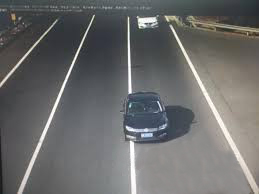
#> input picture good3.jpg, 259 x 194 px, found by its file name
$ python detect_lane.py   (older library calls are emulated)
#> lines starting #> are read from the running program, lines starting #| are printed output that depends on the picture; after the words box and inside, x2 and y2 are one past the last pixel; in counts of white or black regions, pixels touching at a corner belong together
### push_lane_detection/config.py
"""
Yolov2 anchors and coco classes
"""

"""
anchors = [[0.738768, 0.874946],
           [2.42204, 2.65704],
           [4.30971, 7.04493],
           [10.246, 4.59428],
           [12.6868, 11.8741]]
"""
anchors = [[0.57273, 0.677385],
           [1.87446, 2.06253],
           [3.33843, 5.47434],
           [7.88282, 3.52778],
           [9.77052, 9.16828]]

def read_coco_labels():
    f = open("/home/zdq/PycharmProjects/YOLOv2/data/coco_classes.txt")
    class_names = []
    for l in f.readlines():
        class_names.append(l[:-1])
    return class_names

class_names = read_coco_labels()
#> (reads push_lane_detection/data/coco_classes.txt from the repository)

### push_lane_detection/utils.py
"""
Help functions for YOLOv2,功能函数，包含：预处理输入图片，筛选边界框NMS，绘制筛选后的边界框
"""
import random
import colorsys

import cv2
import numpy as np
global Xleft, Xright, YBottom,Yleft
global box
global bboxes
#Xleft,Xright,YBottom = 0

############## preprocess image ##################

#图像前期处理
def preprocess_image(image, image_size=(416, 416)):
    """Preprocess a image to inference"""
    # 赋值原图像
    image_cp = np.copy(image).astype(np.float32)
    # resize the image
    image_rgb = cv2.cvtColor(image_cp, cv2.COLOR_BGR2RGB)
    image_resized = cv2.resize(image_rgb, image_size)
    # normalize归一化
    image_normalized = image_resized.astype(np.float32) / 255.0
    # expand the batch_size dim，增加一个维度在第零维——batchsize
    image_expanded = np.expand_dims(image_normalized, axis=0)
    return image_expanded

# 筛选解码后的回归边界框——NMS(post process后期处理)
# [157 lines left out: functions postprocess, draw_detection, bboxes_clip, bboxes_sort, bboxes_iou, bboxes_nms, not called in this run]

### detect_lane.py
import cv2
import numpy as np
import tensorflow as tf
import cv2
from PIL import Image
import utils
from model import darknet
from detect_ops import decode
from utils import preprocess_image, postprocess, draw_detection
from config import anchors, class_names
# from utils import

global box
global Xright,Xleft,YBottom

kernel_size = 3

rho = 2
theta = np.pi/180
threshold = 119
min_line_length = 167
max_line_gap = 130

m = 1/18

image = cv2.imread('/home/zdq/PycharmProjects/YOLOv2/good3.jpg')
#> image is the input picture: shape (194, 259, 3); mean B, G, R 107.4, 107.7, 107.4
# cv2.imshow('image',image)


def grayscale(img):
    return cv2.cvtColor(image,cv2.COLOR_BGR2GRAY)
gray = grayscale(image)
# cv2.imshow("gray",gray)

def Gaussion_blur(gray,kernel_size):
    return cv2.GaussianBlur(gray,(kernel_size, kernel_size),0)
gaussion = Gaussion_blur(gray,kernel_size)
#> in Gaussion_blur, `return cv2.GaussianBlur(gray,(kernel_size, kernel_size),0)`:
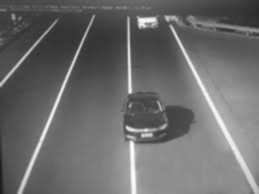
#> returned value: shape (194, 259); min 27, max 255, mean 107.7

ret1,th1 = cv2.threshold(gaussion,170,255,cv2.THRESH_BINARY)
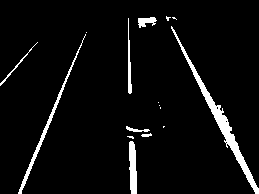
#> th1: shape (194, 259); 5% white; 16 white regions (8 under 20 px), largest, box (x1, y1, x2, y2) and area: (171, 26, 259, 194) 1141, (18, 34, 86, 194) 495, (129, 141, 137, 194) 346

def canny(img, low_threshold, high_threshold):
    return cv2.Canny(img, low_threshold, high_threshold)
canny = canny(gaussion,230,300)
#> in canny, `return cv2.Canny(img, low_threshold, high_threshold)`:
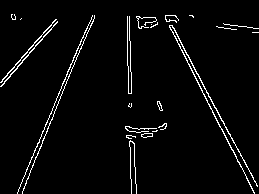
#> returned value: shape (194, 259); 3.5% white in thin lines or dots

kernel =  cv2.getStructuringElement(cv2.MORPH_RECT, (2, 2))

closed = cv2.morphologyEx(canny, cv2.MORPH_CLOSE, kernel)
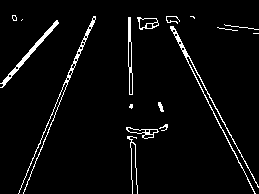
#> closed: shape (194, 259); 4.1% white in thin lines or dots

def weight_add(img, initial_img, alpha = 0.5, belta = 0.5, gamma = 0.):
    return cv2.addWeighted(img,alpha,initial_img,belta,gamma)
mix = weight_add(th1,closed,alpha=0.5,belta = 0.5,gamma=0.)
#> in weight_add, `return cv2.addWeighted(img,alpha,initial_img,belta,gamma)`:
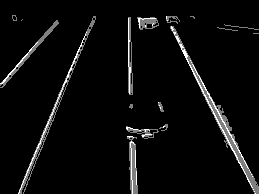
#> returned value: shape (194, 259); min 0, max 255, mean 11.5

def draw_lines(img, lines, color = [0, 0 ,255], thickness = 2):
    for line in lines:
        for x1,x2,y1,y2 in line:
            cv2.line(img, (x1, x2), (y1, y2), (0, 0, 255 ), 1)

def hough_lines(img, rho, theta, threshold, min_line_length, max_line_gap):
    lines = cv2.HoughLinesP(img,rho, theta, threshold,minLineLength=min_line_length,maxLineGap=max_line_gap)
    line_img = np.zeros((image.shape[0],image.shape[1],3),dtype=np.uint8)
    draw_lines(line_img,lines)
    return line_img
line_img = hough_lines(mix,rho,theta,threshold,min_line_length,max_line_gap)
#> in hough_lines, `lines = cv2.HoughLinesP(img,rho, theta, threshold,minLineLength=min_li..`: lines = [[166, 16, 258, 190], [129, 17, 132, 193], [18, 193, 94, 16], [166, 18, 255, 193], [20, 193, 95, 17], [130, 17, 133, 193], [167, 16, 258, 188], [166, 20, 254, 193]]
#> the loop in draw_lines, `for line in lines:` made 8 passes
#> after the loop in draw_lines, `for line in lines:`:
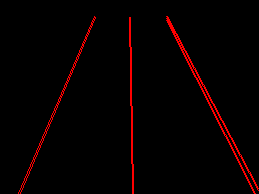
#> img: shape (194, 259, 3); mean of channels 0, 1, 2 0, 0, 7.1; drawn as B, G, R
cv2.imshow("line_img",line_img)

def region_of_interest(img,vertices):
    mask = np.zeros_like(img)
    if len(img.shape)>2:
        channel_count = img.shape[2]
        ignore_mask_color = (255,)*channel_count
    else:
        ignore_mask_color = 255

    cv2.fillPoly(mask,vertices,ignore_mask_color)
    masked_img = cv2.bitwise_and(img,mask)
    return masked_img
# vertices = np.array([[(110,194),(110,0),(150,0),(150,194)]],dtype = np.int32)
# roi = region_of_interest(line_img,vertices)


def main():


    # cv2.waitKey(0)
    input_size = (416, 416)
    image_file = "/home/zdq/python_code/push_lane/good3.jpg"
    image = cv2.imread(image_file)
    image_shape = image.shape[:2]
    image_cp = preprocess_image(image, input_size)

    images = tf.placeholder(tf.float32, [1, input_size[0], input_size[1], 3])
    detection_feat = darknet(images)
    feat_sizes = input_size[0] // 32, input_size[1] // 32
    detection_results = decode(detection_feat, feat_sizes, len(class_names), anchors)

    checkpoint_path = "/home/zdq/YOLO/checkpoint_dir/yolo2_coco.ckpt"
    saver = tf.train.Saver()
    with tf.Session() as sess:
        saver.restore(sess, checkpoint_path)
        bboxes, obj_probs, class_probs = sess.run(detection_results, feed_dict={images: image_cp})

    bboxes, scores, class_inds = postprocess(bboxes, obj_probs, class_probs,
                                             image_shape=image_shape)
    img_detection = draw_detection(image, bboxes, scores, class_inds, class_names) #回归框，得到矩阵框的X左右，Y下像素坐标
    print('\n')

    #检测车道线的像素，并放入字典中
    lane_cor = {}
    vertices = np.array([[(110, 194), (110, 0), (150, 0), (150, 194)]], dtype=np.int32)
    roi = region_of_interest(line_img, vertices)
    cv2.imshow("roi", roi)
    for i in range(0, (roi.shape)[0]):
        for j in range(0, (roi.shape)[1]):
            if roi[i, j, 2] == 255:         #roi[i,j,num]这里num代表着BGR第几通道
                lane_cor[i] = j
    print("The coodinate of the detected_lane y：x")

    print(lane_cor)
    # cv2.imwrite("/home/zdq/YOLO/detection.jpg", img_detection)

    if (utils.box[0] + m * (utils.box[2] - utils.box[0])) <= lane_cor[utils.box[3]] <= (utils.box[2] - m * (utils.box[2] - utils.box[0])):
        print("The car is on the solid line!!!")
    else:
        print("The car is permitted~")
    mixed = weight_add(img_detection,roi , alpha=0.7, belta=1, gamma=0.)
    cv2.imshow("mixed",mixed)

    cv2.imshow("detection results", img_detection)

    cv2.waitKey(0)


if __name__ == '__main__':
    main()
#> in preprocess_image, `image_resized = cv2.resize(image_rgb, image_size)`:
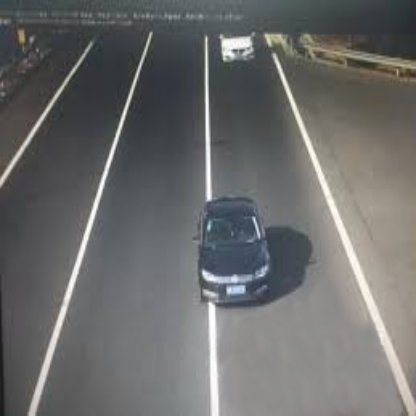
#> image_resized: shape (416, 416, 3) float32; mean R, G, B 107.4, 107.7, 107.4
#> (the call stopped at in main, `images = tf.placeholder(tf.float32, [1, input_size[0], input_size[1], ..`: tensorflow is not available in this run)
